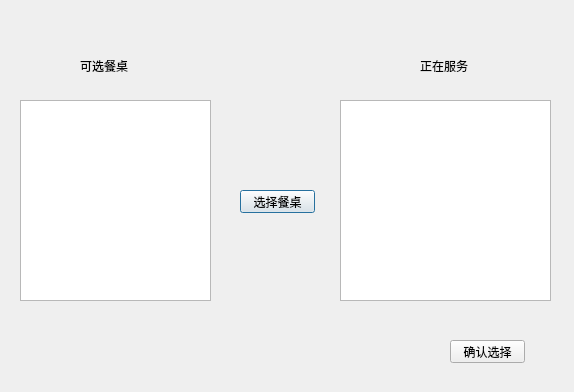
<?xml version="1.0" encoding="UTF-8"?>
<ui version="4.0">
 <class>waiterdlg</class>
 <widget class="QDialog" name="waiterdlg">
  <property name="geometry">
   <rect>
    <x>0</x>
    <y>0</y>
    <width>574</width>
    <height>392</height>
   </rect>
  </property>
  <property name="windowTitle">
   <string>Dialog</string>
  </property>
  <widget class="QTableWidget" name="tableWidget">
   <property name="geometry">
    <rect>
     <x>20</x>
     <y>100</y>
     <width>191</width>
     <height>201</height>
    </rect>
   </property>
  </widget>
  <widget class="QTableWidget" name="tableWidget_2">
   <property name="geometry">
    <rect>
     <x>340</x>
     <y>100</y>
     <width>211</width>
     <height>201</height>
    </rect>
   </property>
  </widget>
  <widget class="QLabel" name="label">
   <property name="geometry">
    <rect>
     <x>80</x>
     <y>60</y>
     <width>54</width>
     <height>12</height>
    </rect>
   </property>
   <property name="text">
    <string>可选餐桌</string>
   </property>
  </widget>
  <widget class="QLabel" name="label_2">
   <property name="geometry">
    <rect>
     <x>420</x>
     <y>60</y>
     <width>54</width>
     <height>12</height>
    </rect>
   </property>
   <property name="text">
    <string>正在服务</string>
   </property>
  </widget>
  <widget class="QPushButton" name="pushButton">
   <property name="geometry">
    <rect>
     <x>240</x>
     <y>190</y>
     <width>75</width>
     <height>23</height>
    </rect>
   </property>
   <property name="text">
    <string>选择餐桌</string>
   </property>
  </widget>
  <widget class="QPushButton" name="pushButton_2">
   <property name="geometry">
    <rect>
     <x>450</x>
     <y>340</y>
     <width>75</width>
     <height>23</height>
    </rect>
   </property>
   <property name="text">
    <string>确认选择</string>
   </property>
  </widget>
 </widget>
 <resources/>
 <connections/>
</ui>
